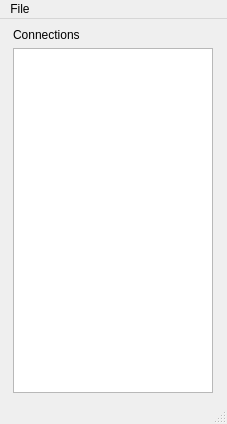
<?xml version="1.0" encoding="UTF-8"?>
<ui version="4.0">
 <class>MainWindow</class>
 <widget class="QMainWindow" name="MainWindow">
  <property name="geometry">
   <rect>
    <x>0</x>
    <y>0</y>
    <width>227</width>
    <height>424</height>
   </rect>
  </property>
  <property name="windowTitle">
   <string>MainWindow</string>
  </property>
  <widget class="QWidget" name="centralwidget">
   <property name="sizePolicy">
    <sizepolicy hsizetype="Expanding" vsizetype="Expanding">
     <horstretch>0</horstretch>
     <verstretch>0</verstretch>
    </sizepolicy>
   </property>
   <layout class="QGridLayout" name="gridLayout">
    <item row="0" column="0">
     <widget class="QLabel" name="label">
      <property name="text">
       <string>Connections</string>
      </property>
     </widget>
    </item>
    <item row="1" column="0">
     <widget class="QListWidget" name="connectionsList">
      <property name="sizePolicy">
       <sizepolicy hsizetype="Maximum" vsizetype="Expanding">
        <horstretch>0</horstretch>
        <verstretch>0</verstretch>
       </sizepolicy>
      </property>
      <property name="maximumSize">
       <size>
        <width>200</width>
        <height>16777215</height>
       </size>
      </property>
     </widget>
    </item>
   </layout>
  </widget>
  <widget class="QMenuBar" name="menubar">
   <property name="geometry">
    <rect>
     <x>0</x>
     <y>0</y>
     <width>227</width>
     <height>21</height>
    </rect>
   </property>
   <widget class="QMenu" name="menuFile">
    <property name="title">
     <string>File</string>
    </property>
    <addaction name="actionQuit"/>
   </widget>
   <addaction name="menuFile"/>
  </widget>
  <widget class="QStatusBar" name="statusbar"/>
  <action name="actionConnect_to">
   <property name="text">
    <string>Connect to...</string>
   </property>
  </action>
  <action name="actionSave_chat_to">
   <property name="text">
    <string>Export chat...</string>
   </property>
  </action>
  <action name="actionQuit">
   <property name="text">
    <string>Quit</string>
   </property>
  </action>
 </widget>
 <resources/>
 <connections/>
</ui>
